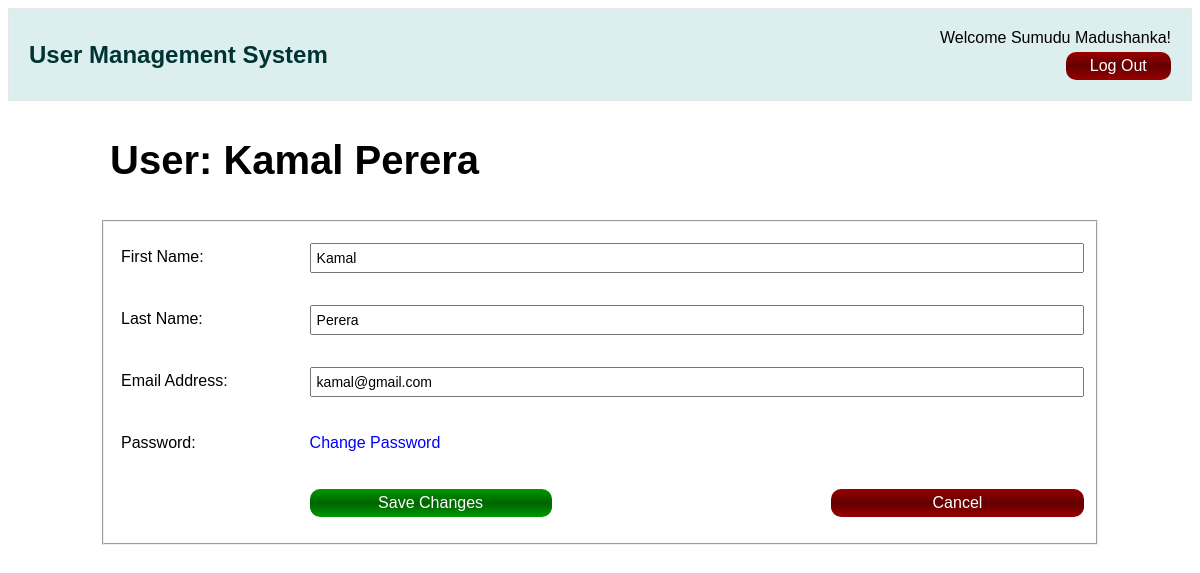
The app's page /modify_user.php?user_id=3 (signed in) with its own data.
### tables this page shows
CREATE TABLE users(
    user_id INT(11) AUTO_INCREMENT,
    first_name VARCHAR(50) NOT NULL,
    last_name VARCHAR(100),
    email VARCHAR(100) NOT NULL UNIQUE,
    hashed_password VARCHAR(40) NOT NULL,
    salt INT(11) NOT NULL,
    last_login DATETIME,
    is_deleted TINYINT(1) DEFAULT 0,
    PRIMARY KEY (user_id)
);

### modify_user.php (the view, shortened to what this page needs)
<?php require_once("inc/connection.php"); ?>
<?php
    $user_id = mysqli_real_escape_string($connection, $_GET['user_id']);
    $query = "SELECT *
        FROM users
        WHERE user_id = '{$user_id}'
        AND is_deleted = 0
        LIMIT 1;";
    $result = mysqli_query($connection, $query);
    if (mysqli_num_rows($result) == 1){
        $user = mysqli_fetch_assoc($result);
        $first_name = $user["first_name"];
        $last_name = $user["last_name"];
        $email = $user["email"];
    } else {
        exit(header("Location: users.php?err=user_not_found"));
    }
?>
<!DOCTYPE html>
<html lang="en">
<head>
    <link rel="stylesheet" href="css/main.css">
</head>
<body>
    <?php require_once("inc/header.php"); ?>
    <main>
        <h1>User: <?php echo "{$first_name} {$last_name}" ; ?></h1>
        <form action="modify_user.php?user_id=<?php echo $user_id; ?>" method="post">
            <fieldset>
                <p>
                    <label for="first_name">First Name: </label>
                    <input type="text" name="first_name" id="first_name" placeholder="First Name" value=<?php echo "'{$first_name}'"; ?>
                        required>
                </p>
                <p>
                    <label for="last_name">Last Name: </label>
                    <input type="text" name="last_name" id="last_name" placeholder="Last Name" value=<?php echo "'{$last_name}'"; ?>>
                </p>
                <p>
                    <label for="email">Email Address: </label>
                    <input type="email" name="email" id="email" placeholder="Email Address" value=<?php echo "'{$email}'"; ?>
                        required>
                </p>
                <p>
                    <label for="">Password: </label>
                    <a class="change_password" href="change_password.php?user_id=<?php echo $user_id; ?>">Change Password</a>
                </p>
                <p>
                    <button type="submit" name="submit">Save Changes</button>
                    <a class="cancel" href="users.php">Cancel</a>
                </p>
            </fieldset>
        </form>
    </main>
</body>
</html>

### css/main.css (style rules this page uses)
body { font-size: 16px; font-family: Arial, Helvetica, sans-serif; }
p { float: left; width: 100%; }
label { float: left; padding: 5px; }
input, button { padding: 5px; -webkit-box-sizing: border-box; -moz-box-sizing: border-box; box-sizing: border-box; }
input { float: right; width: 80%; display: block; font-size: 14px; }
button { width: 25%; margin-left: 20%; float: left; background: linear-gradient(#009900, darkgreen, #009900); color: white; font-size: 16px; border: none; border-radius: 10px; }
.cancel { font-size: 16px; float: right; border-radius: 10px; padding: 5px 10.5%; background: linear-gradient(#990000, #640000, #990000); color: white; text-decoration: none; }
main { width: 1000px; margin: 25px auto; }
main h1 { padding: 10px; font-size: 40px; }
a.change_password { float: left; padding: 5px 11.25%; color: blue; text-decoration: none; }

### records on screen
users: first_name "Kamal", last_name "Perera", email "kamal@gmail.com"

### other values on screen
$username "Sumudu Madushanka"
